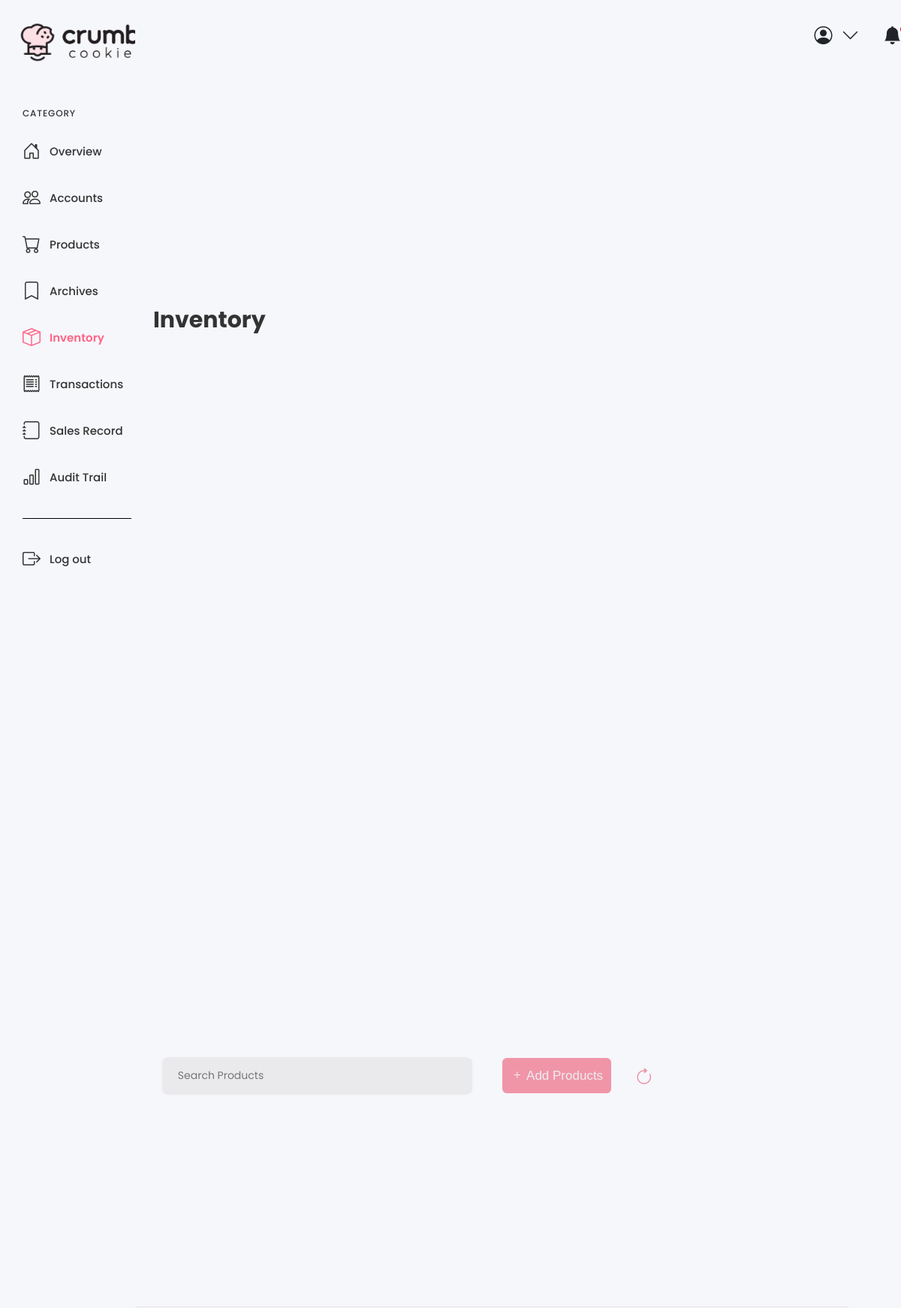
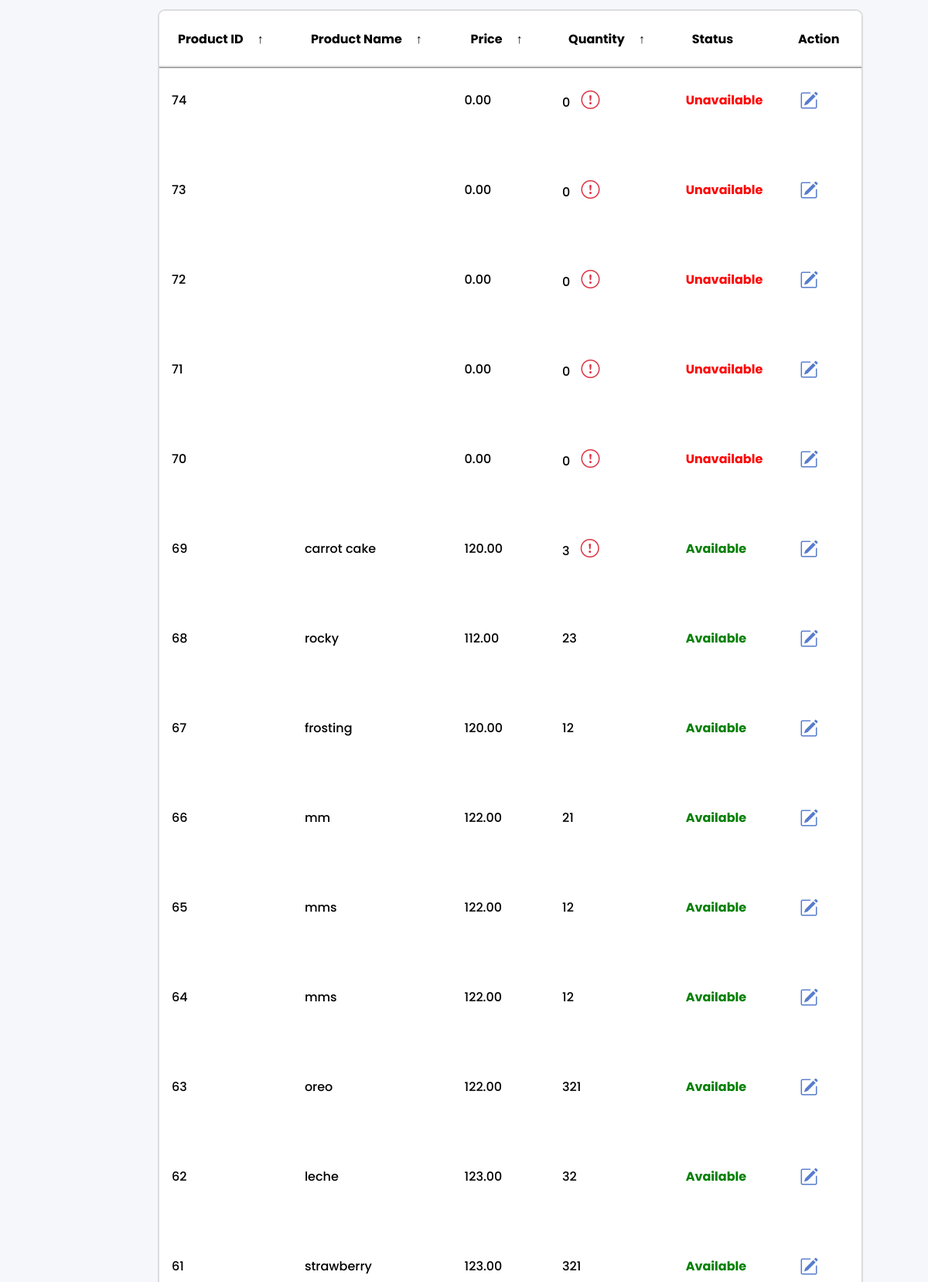
The page /inventory.php (upper part) on the database its author committed (2 pictures, top to bottom).
### tables this page shows
CREATE TABLE `product_table` (
  `product_id` int(11) NOT NULL AUTO_INCREMENT,
  `product_name` varchar(45) NOT NULL,
  `description` varchar(255) DEFAULT NULL,
  `price` decimal(10,2) NOT NULL,
  `quantity_available` int(11) NOT NULL,
  `img` varchar(255) DEFAULT NULL,
  `status` enum('Available','Unavailable') NOT NULL,
  PRIMARY KEY (`product_id`)
);

### inventory.php (the view, shortened to what this page needs)
<!doctype html>
<html lang="en">
  <head>
    <link rel="stylesheet" href="style.css">
    <link href="https://cdn.jsdelivr.net/npm/bootstrap@5.3.3/dist/css/bootstrap.min.css" rel="stylesheet">
    <link href="https://cdn.jsdelivr.net/npm/bootstrap-icons@1.8.0/font/bootstrap-icons.css" rel="stylesheet">
</head>
  <body>
  <div class="sidebar">
  <a class="logo" href="dashboard.php">
    <img src="images/logopic.png" alt="Logo">
  </a>
  <div class="side-wrapper">
   <div class="side-title">CATEGORY</div>
   <div class="side-menu">
    <a class="sidebar-link" href="dashboard.php">
     <i class="bi bi-house-door icon"></i>
     Overview
    </a>
    <a class="sidebar-link" href="accounts.php">
     <i class="bi bi-people"></i>
     Accounts
    </a>
    <a class="sidebar-link" href="products.php">
     <i class="bi bi-cart icon"></i>
     Products
    </a>
    <a class="sidebar-link" href="archives.php">
     <i class="bi bi-bookmark"></i>
     Archives
    </a>
    <a class="sidebar-link is-active" href="inventory.php">
     <i class="bi bi-box-seam icon"></i>
     Inventory
    </a>
	<a class="sidebar-link" href="transactions.php">
     <i class="bi bi-receipt"></i>
     Transactions
    </a>
    <a class="sidebar-link" href="salesrecord.php">
     <i class="bi bi-journal icon"></i>
     Sales Record
    </a>
    <a class="sidebar-link" href="audittrail.php">
     <i class="bi bi-bar-chart icon"></i>
     Audit Trail
    </a>
   </div>
  </div>
  <div class="side-wrapper">
   <div class="side-menu">
    <a class="sidebar-link" href="logout.php">
     <i class="bi bi-box-arrow-right icon"></i>
     Log out
    </a>
   </div>
  </div>
 </div>
 <div class="wrapper-table">
  <div class="header">
   <div class="user-settings-container">
      <div class="user-settings">
        <i class="bi bi-person-circle"></i>
        <i class="bi bi-chevron-down"></i>
      </div>
      <div class="user-settings">
        <div class="notify">
          <i class="bi bi-bell-fill"></i>
        </div>
      </div>
    </div>
  </div>
  <div class="main-container">
   <div class="main-header anim" style="--delay: 0s">Inventory</div>
</div>
<?php
include "dbconnect.php";
            ?>
            <?php
$selectsql = "SELECT * FROM product_table ORDER BY product_id DESC";
$result = $conn->query($selectsql);
function getStockStatus($quantity) {
  return $quantity < 5 ? '<i class="bi bi-exclamation-circle text-danger" title="Low Stock"></i>' : '';
}
function getProductStatus($quantity) {
  return $quantity > 0 ? 'Available' : 'Unavailable';
}
if ($result->num_rows > 0) {
  echo "<main class='table anim' style='--delay: .4s' id='user_table'>";
  echo "<section class='table__header anim' style='--delay: .2s'>";
  echo "<div class='input-group'>";
  echo "<input type='search' name='search' class='search-input' placeholder='Search Products'>";
  echo "</div>";
  echo "<button type='button' class='btn btn-pink bi bi-plus' data-bs-toggle='modal' data-bs-target='#pinkModal'> Add Products</button>";
  echo "<button id='refreshButton' class='btn-refresh'><i class='bi bi-arrow-clockwise'></i></button>";
  echo "</section>";
  echo "<section class='table__body'>";
  echo "<table>";
  echo "<thead>";
  echo "<tr>";
  echo "<th>Product ID <span class='icon-arrow'>&UpArrow;</span></th>";
  echo "<th>Product Name <span class='icon-arrow'>&UpArrow;</span></th>";
  echo "<th>Price <span class='icon-arrow'>&UpArrow;</span></th>";
  echo "<th>Quantity <span class='icon-arrow'>&UpArrow;</span></th>";
  echo "<th>Status</th>";
  echo "<th>Action</th>";
  echo "</tr>";
  echo "</thead>";
  echo "<tbody>";
       foreach ($result as $fielddata) {
        $status_class = $fielddata['quantity_available'] > 0 ? 'available-status' : 'unavailable-status';
        echo "<tr>";
        echo "<td>" . $fielddata['product_id'] . "</td>";
        echo "<td>" . $fielddata['product_name'] . "</td>";
        echo "<td>" . $fielddata['price'] . "</td>";
        echo "<td class='fielddata-quantity'>" . $fielddata['quantity_available'] . " " . getStockStatus($fielddata['quantity_available']) . "</td>";
        echo "<td class='$status_class'>" . getProductStatus($fielddata['quantity_available']) . "</td>";
        echo "<td>";
        echo "<button class='edit-button' type='button' data-bs-toggle='collapse' data-bs-target='#collapseEdit_" . $fielddata['product_id'] . "' aria-expanded='false' aria-controls='collapseEdit_" . $fielddata['product_id'] . "'><i class='bi bi-pencil-square'></i></button>";
        echo "</td>";
        echo "</tr>";
        echo "<tr>";
        echo "<td colspan='7' class='border-0'>";
        echo "</td>";
        echo "</tr>";
        }
        echo "</tbody>";
        echo "</table>";
        echo "</section>";
        echo "</main>";
      } else {
        echo "No records found";
        }
        ?>
</body>
</html>

### style.css (style rules this page uses)
* { margin: 0; padding: 0; box-sizing: border-box; font-family: "Poppins", sans-serif; }
:root { --tran-03: all 0.2s ease; --tran-03: all 0.3s ease; --tran-04: all 0.3s ease; --tran-05: all 0.3s ease; --body-font: "Poppins", sans-serif; --theme-bg: #f6f7fb; --body-color: #333; --button-bg: #fdfbff; --border-color: #000; --delay: 0s; }
html { -webkit-font-smoothing: antialiased; }
.sidebar { width: 15%; height: 100%; padding: 30px; display: flex; flex-direction: column; flex-shrink: 0; transition-duration: 0.2s; overflow-y: auto; overflow-x: hidden; }
.sidebar .logo img { width: 200px; height: 100px; margin-top: -1.5rem; margin-left: -1rem; flex-shrink: 0; color: #333; align-items: left; justify-content: left; object-fit: cover; }
.sidebar-link:hover, .sidebar-link.is-active { color: #ff6486; font-weight: 600; }
.side-menu { display: flex; flex-direction: column; }
.side-menu a { display: flex; align-items: center; text-decoration: none; color: var(--body-color); }
.side-menu a + a { margin-top: 26px; }
.bi { font-size: 1.5rem; margin-right: 0.75rem; }
.side-title { font-size: 12px; letter-spacing: 0.07em; margin-bottom: 24px; color: #333; }
.side-wrapper { border-bottom: 1px solid var(--border-color); padding: 36px 0; width: 145px; }
.side-wrapper + .side-wrapper { border-bottom: none; }
.user-settings-container { display: flex; position: relative; left: 60%; }
.user-settings { position: relative; display: flex; align-items: center; margin-left: 20px; cursor: pointer; }
.notify { position: relative; display: flex; align-items: center; }
.main-container { display: flex; flex-direction: column; padding: 0 30px 30px; flex-grow: 1; overflow: auto; }
.anim { animation: bottom 0.8s var(--delay) both; }
.main-header { font-size: 30px; color: #333; font-weight: 700; margin-top: 30px; padding-bottom: 20px; position: sticky; top: 0; left: 0; background: linear-gradient( to bottom, #f6f7fb 0%, #f6f7fb 78%, rgb(31 29 43 / 0%) 100% ); z-index: 11; }
.wrapper-table { display: flex; flex-direction: column; flex-grow: 1; }
.edit-button { background-color: transparent; color: rgba(35, 84, 190, 0.767); border: none; padding: 5px 10px; border-radius: 5px; cursor: pointer; font-size: 28px; }
* { margin: 0; padding: 0; box-sizing: border-box; }
main.table { width: calc(100vw - 200px); max-width: 100%; width: 80vw; height: 85vh; margin-top: 30px; font-size: 16px; overflow: hidden; }
.table__header { position: relative; width: 100%; height: 10%; padding: 0.8rem 1rem; display: flex; justify-content: space-between; align-items: center; background-color: #fff; border-bottom: 1px solid #e4e4e4; }
.table__header .input-group { width: 35%; height: 100%; max-height: 50px; background-color: #fefffe; padding: 0 0.8rem; border: 2px solid gainsboro; border-radius: 1rem; margin-top: 20px; margin-left: 1.5rem; display: flex; justify-content: center; align-items: center; transition: width 0.3s ease, box-shadow 0.3s ease; }
.table__header .input-group input { width: 100%; padding: 0 0.5rem 0 0.3rem; background-color: transparent; border: none; outline: none; }
.table__body { width: 95%; max-height: calc(89% - 1.6rem); background-color: #ffffff; border: 1px solid #e4e4e4; margin: 0.8rem auto; border-radius: 8px; overflow: auto; }
table { width: 100%; border-collapse: collapse; }
thead th { padding: 1rem; position: sticky; top: 0; background-color: #f8f9fa; cursor: pointer; text-transform: capitalize; color: #343a40; z-index: 2; transition: background-color 0.3s ease, color 0.3s ease; }
thead th span.icon-arrow { display: inline-block; width: 1rem; height: 1rem; margin-left: 0.5rem; transition: transform 0.2s ease-in-out; }
tbody tr:nth-child(even) { background-color: #f8f9fa; }
tbody tr td { padding: 1rem; transition: background-color 0.2s ease; }
thead th span.icon-arrow { display: inline-block; width: 1.3rem; height: 1.3rem; border-radius: 50%; border: 1.4px solid transparent; text-align: center; font-size: 1rem; margin-left: 0.5rem; transition: border 0.2s ease-in-out; }

### rows shown on the page
product_table: product_id "74", price "0.00", quantity_available "0", quantity_available "Unavailable"
product_table: product_id "73", price "0.00", quantity_available "0", quantity_available "Unavailable"
product_table: product_id "72", price "0.00", quantity_available "0", quantity_available "Unavailable"
product_table: product_id "71", price "0.00", quantity_available "0", quantity_available "Unavailable"
product_table: product_id "70", price "0.00", quantity_available "0", quantity_available "Unavailable"
product_table: product_id "69", product_name "carrot cake", price "120.00", quantity_available "3", quantity_available "Available"
product_table: product_id "68", product_name "rocky", price "112.00", quantity_available "23", quantity_available "Available"
product_table: product_id "67", product_name "frosting", price "120.00", quantity_available "12", quantity_available "Available"
product_table: product_id "66", product_name "mm", price "122.00", quantity_available "21", quantity_available "Available"
product_table: product_id "65", product_name "mms", price "122.00", quantity_available "12", quantity_available "Available"
product_table: product_id "64", product_name "mms", price "122.00", quantity_available "12", quantity_available "Available"
product_table: product_id "63", product_name "oreo", price "122.00", quantity_available "321", quantity_available "Available"
product_table: product_id "62", product_name "leche", price "123.00", quantity_available "32", quantity_available "Available"
product_table: product_id "61", product_name "strawberry", price "123.00", quantity_available "321", quantity_available "Available"
